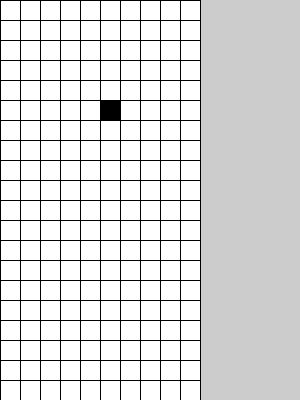
Frame 1 (no input)
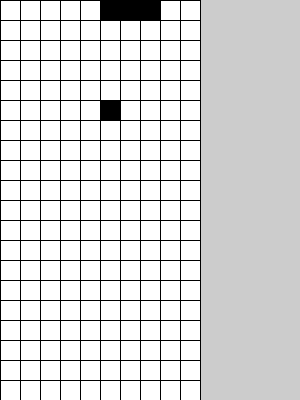
Frame 60 (the mouse pressed at the canvas centre just before this capture)
Frame 120 (the mouse held since frame 60 and released just before this capture): identical to frame 60, image omitted

The Processing sketch that drew these frames (run headless with seeded random() and noise(); from frame 60 on, the mouse is pressed at the canvas centre):

// Processing sketch: Tetris_oefen
// ── Tetris_oefen.pde
int Xrow = 10;
int Yrow = 20;
boolean BlockScreen = false;
boolean[][] myArray = new boolean[Xrow][Yrow];
// int for amount of rows and array to use those;
// blockscreen to check if a block is on screen so i dont have 100 blocks
void blokjes() {

  if (!BlockScreen)
  {
    int Random_num = 0;
    //Random_num = int(random(7));
    println(Random_num);
    BlockScreen = true;
    if (Random_num == 0)
    {
      for (int i =5; i<8; i++) {
        myArray[i][0] = true;
      }
    }
    //gives random number from 0 to 6 so 7 since there are 7 pieces
    //also make Block screen true
  }
}
void draw()
{
  Grid();
  blokjes();
  line(200, 0, 200, 400);
}
void setup()
{  myArray[5][5] = true;
  size(300, 400);}
void Grid(){

  for (int i = 0; i < Xrow; i++) {
    for (int j = 0; j < Yrow; j++) {
      int Xrect = i * 20;
      int Yrect = j * 20;
      if (!myArray[i][j]) {
        fill(255);
        rect(Xrect, Yrect, 20, 20);
        
      } else if (myArray[i][j]) {
        fill(0);
        rect(Xrect, Yrect, 20, 20);
        
      }
    }
  }
}
